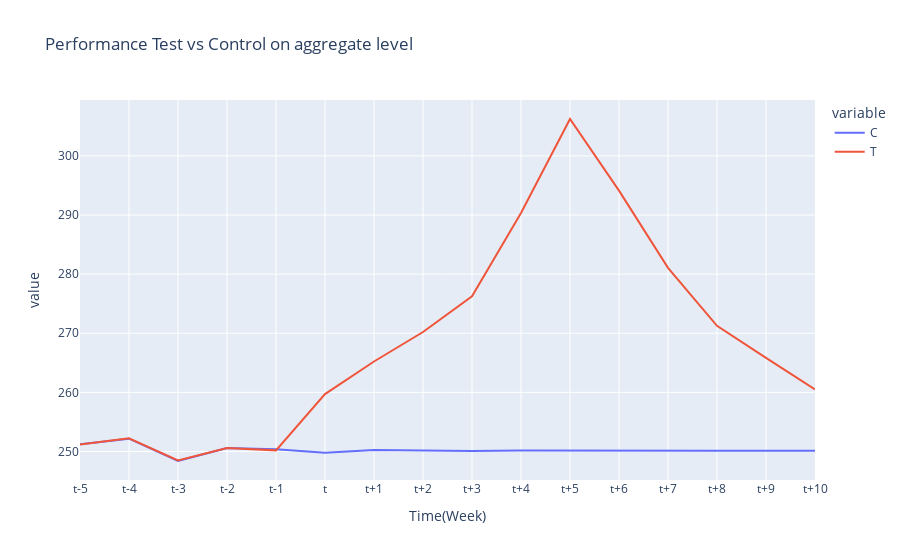

Notebook code for this chart:
### Markdown cell above
## Plot

### Code cell
import plotly.express as px
# df = px.data.stocks()
fig = px.line(df3, x="Time(Week)", y=df3.columns[:-1],title='Performance Test vs Control on aggregate level')
# yaxis=dict(
#         title="Y label"
# fig.update_xaxes(
#     dtick="M1",
#     tickformat="%b\n%Y")
fig.show()

### Figure 1 — Plotly figure (JSON) as saved in the notebook; plotly's stock layout.template omitted (floating-point values rounded to 4 significant figures)
{"data": [{"hovertemplate": "variable=C<br>Time(Week)=%{x}<br>value=%{y}<extra></extra>", "legendgroup": "C", "line": {"color": "#636efa", "dash": "solid"}, "marker": {"symbol": "circle"}, "mode": "lines", "name": "C", "orientation": "v", "showlegend": true, "type": "scatter", "x": ["t-5", "t-4", "t-3", "t-2", "t-1", "t", "t+1", "t+2", "t+3", "t+4", "t+5", "t+6", "t+7", "t+8", "t+9", "t+10"], "xaxis": "x", "y": [251.2, 252.2, 248.4, 250.6, 250.4, 249.8, 250.3, 250.1, 250.1, 250.2, 250.1, 250.1, 250.1, 250.1, 250.1, 250.1], "yaxis": "y"}, {"hovertemplate": "variable=T<br>Time(Week)=%{x}<br>value=%{y}<extra></extra>", "legendgroup": "T", "line": {"color": "#EF553B", "dash": "solid"}, "marker": {"symbol": "circle"}, "mode": "lines", "name": "T", "orientation": "v", "showlegend": true, "type": "scatter", "x": ["t-5", "t-4", "t-3", "t-2", "t-1", "t", "t+1", "t+2", "t+3", "t+4", "t+5", "t+6", "t+7", "t+8", "t+9", "t+10"], "xaxis": "x", "y": [251.2, 252.2, 248.5, 250.6, 250.2, 259.7, 265.2, 270.2, 276.3, 290.3, 306.2, 294.1, 281.1, 271.3, 265.8, 260.5], "yaxis": "y"}], "layout": {"autosize": true, "legend": {"title": {"text": "variable"}, "tracegroupgap": 0}, "title": {"text": "Performance Test vs Control on aggregate level"}, "xaxis": {"anchor": "y", "autorange": true, "domain": [0, 1], "range": [0, 15], "title": {"text": "Time(Week)"}, "type": "category"}, "yaxis": {"anchor": "x", "autorange": true, "domain": [0, 1], "range": [245.2, 309.5], "title": {"text": "value"}, "type": "linear"}}}
